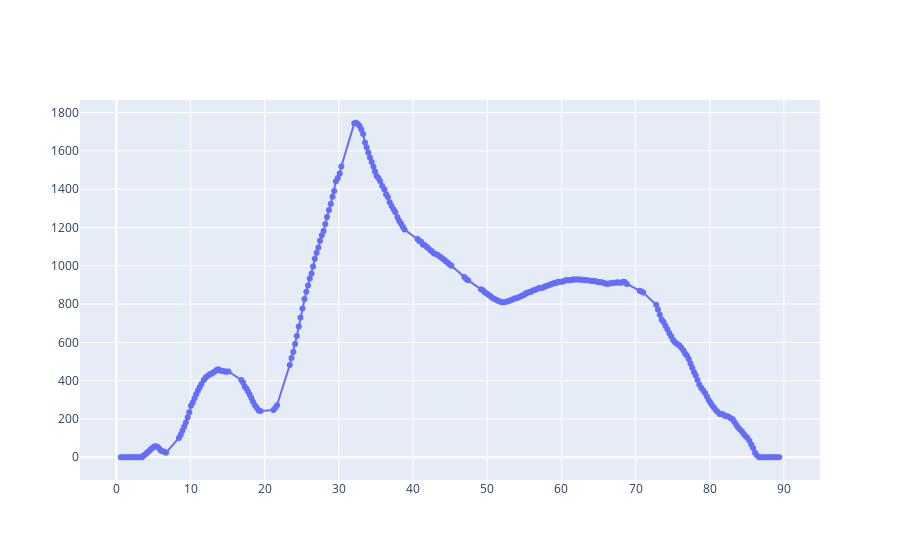

This figure's notebook cell:
### Code cell
f = decoder.plot_signal_from_id('18DAF218',[0,24,98,80,33], 'SIG_BE_13', return_fig=True)
f['data'][0]['mode'] = 'lines+markers'
f.show()

### Figure 1 — Plotly figure (JSON) as saved in the notebook; plotly's stock layout.template omitted (floating-point values rounded to 4 significant figures; data arrays with more than 128 entries replaced by an {"elided": "..."} marker saying what was removed)
{"data": [{"mode": "lines+markers", "name": "SIG_BE_13", "type": "scatter", "x": {"elided": "303 float values"}, "y": {"elided": "303 float values"}}], "layout": {}}
